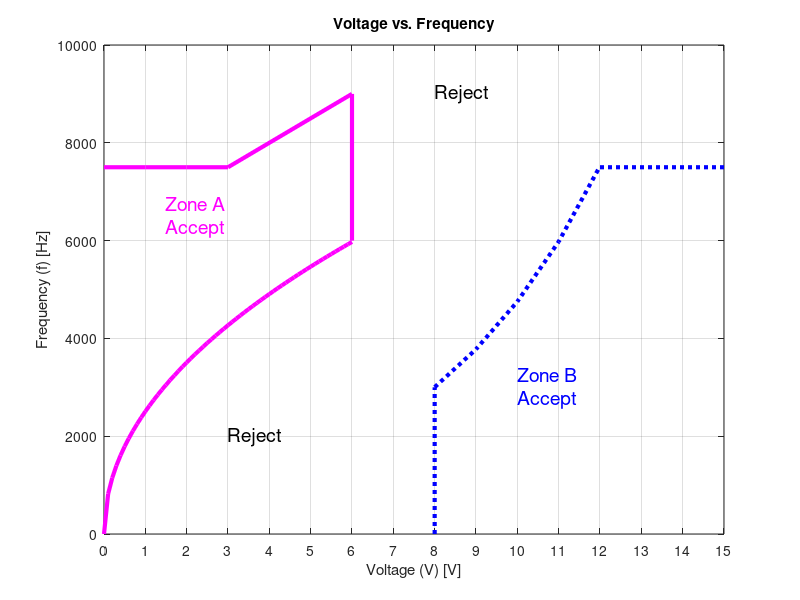

Recreate this plot in MATLAB. (Note: this script raises an error after producing the figure.)
%% Ravi Namuduri 1543511 ENGI 1331 TTh 2:30-4:00
%problem 1

clc
clear
close all

%graphing
figure('Color','w');

za_h = [0 7500; 1 7500; 2 7500; 3 7500];
plot(za_h(:,1), za_h(:,2), '-m','LineWidth',3);
hold on

za_lin = [3 7500; 6 9000];
plot(za_lin(:,1), za_lin(:,2), '-m','LineWidth',3);
hold on

za_v = [6 6000; 6 9000];
plot(za_v(:,1), za_v(:,2), '-m','LineWidth',3);
hold on

za_pow = [0.15 1000; 3 4244; 6 6000];
za_fit = polyfit(log10(za_pow(:,1)), log10(za_pow(:,2)), 1);
m_pow = za_fit(1);
b_pow = 10^za_fit(2);
v_fit = [0:0.1:6];
f_fit = b_pow*v_fit.^m_pow;
plot(v_fit, f_fit, '-m','LineWidth',3);
hold on

zb_h = [12 7500; 15 7500];
plot(zb_h(:,1), zb_h(:,2), ':b','LineWidth',3);
hold on

zb_exp = [8 3000; 11 6000; 12 7500];
zb_fit = polyfit(zb_exp(:,1), log(zb_exp(:,2)), 1);
m_exp = zb_fit(1);
b_exp = exp(zb_fit(2));
v_exp = [8:12];
f_exp = b_exp*(exp(m_exp*v_exp));
plot(v_exp, f_exp, ':b','LineWidth',3);
hold on

zb_v = [8 0; 8 3000];
plot(zb_v(:,1), zb_v(:,2), ':b','LineWidth',3);

axis([0 15 0 10000])
set(gca, 'xtick', 0:1:15);
xlabel('Voltage (V) [V]');
ylabel('Frequency (f) [Hz]');
title('Voltage vs. Frequency');
grid on
hold on

a_text = sprintf('Zone A\nAccept');
b_text = sprintf('Zone B\nAccept');
text(1.5,6500, a_text, 'Color','m','FontSize',14);
text(10, 3000, b_text, 'Color','b','FontSize',14);
text(3, 2000, 'Reject','FontSize',14);
text(8, 9000, 'Reject','FontSize',14);
hold on

%Data entry and verification
v_fit = [0:6];
f_fit = b_pow*v_fit.^m_pow;

v_range = [0 15];
f_range = [0 10000];
value_again = 1;

entry = [];
voltage = [];
frequency = [];
status = [];
entrynum = 0;
ptcnt = 0; %point counter
while value_again == 1;
  zone = 0;
  Test = [v_range(1) f_range(1)];
  while Test(1) <= v_range(1) || Test(1) >= v_range(2)
    Test = input('Input Voltage [V] and Frequency [Hz]: ');
    tstcount = 1;
      while size(Test,2) ~= 2
        if tstcount == 3
          error('Too many tries. Terminating.');
        else
          test_txt = sprintf('Dimensions not correct. Please try again: ');
          Test = input(test_txt);
          tstcount = tstcount + 1;
        end
      if Test(1) <= v_range(1) || Test(1) >= v_range(2)
        warning('Voltage outside of range. Restarting input.');
      end
    end
    while Test(2) < f_range(1) || Test(2) > f_range(2)
      f_txt = sprintf('Frequency out of range. Input frequency between %0.0f and %0.0f: ',f_range(1), f_range(2));
      f_test = input(f_txt);
      Test(2) = f_test;
    end
  end
  ptcnt = ptcnt+1;

  %zone A check

  %section 1
  linrngy = 500*(3:6)+6000;
  linrngx = [3:6];
  for curr = 1:size(linrngy,2)
    if Test(1) == linrngx(curr)
      if Test(2) <= linrngy(curr) && Test(2) >= linrngy(1)
        zone = 1;
      end
    end
  end

  %section 2
  if Test(1) >= 0 && Test(1) <= 6
    if Test(2) <= 7500 && Test(2) >= 6000
      zone = 1;
    end
  end

  %section 3
  f_fitx = [0:size(f_fit,2)];
  for curr = 1:size(f_fit, 2)
    if Test(1) == f_fitx(curr)
      if Test(2) >= f_fit(curr) && Test(2) <= 6000
        zone = 1;
      end
    end
  end

  %zone B check

  %section 1
  if Test(1) >= 8 && Test(1) <= 15
    if Test(2) >= 0 && Test(2) <= 3000
      zone = 2;
    end
  end

  %section 2
  if Test(1) >= 12 && Test(1) <= 15
    if Test(2) >= 3000 && Test(2) <= 7500
      zone = 2;
    end
  end
  %section 3
  if Test(1) >= 8 && Test(1) <= 12
    for curr = 1:size(f_exp, 2)-1
      if Test(2) >= 3000 && Test(2) <= f_exp(curr)% && Test(2) <= f_exp(curr+1)
        zone = 2;
      end
    end
  end

  %defaults to reject zone
  if zone == 0
    reject = 0;
  end

  %Plotting point
  plot(Test(1),Test(2),'.r','MarkerSize',50);
  ptcnts = num2str(ptcnt);
  text(Test(1),Test(2),ptcnts,'HorizontalAlignment','Center');

  %Data storage and enter again?
  entrynum = entrynum + 1;
  entry = [entry entrynum];
  status = [status zone];
  voltage = [voltage Test(1)];
  frequency = [frequency Test(2)];
  value_again = menu('Input another value?','Yes','No');
  hold on
end

%output
fprintf('Entry # | Voltage [V] | Frequency [Hz] | Status\n');
for curr = 1:size(entry, 2)
  fprintf('\t%0.0f\t\t\t%0.0f\t\t\t%0.0f\t\t ',entry(curr),voltage(curr),frequency(curr));
  if status(curr) == 1
    fprintf('Accept Device in Zone A\n');
  elseif status(curr) == 2
    fprintf('Accept Device in Zone B\n');
  elseif status(curr) == 0
    fprintf('Reject Device\n');
  end
end
